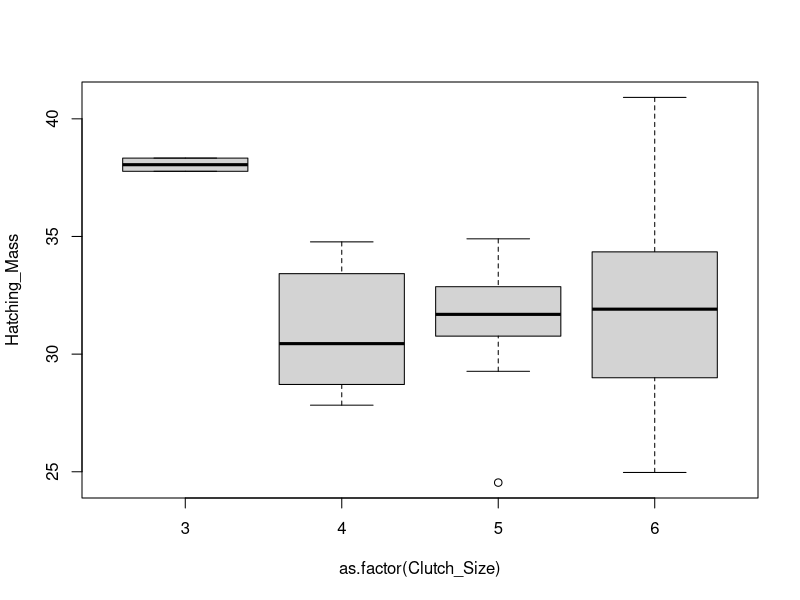
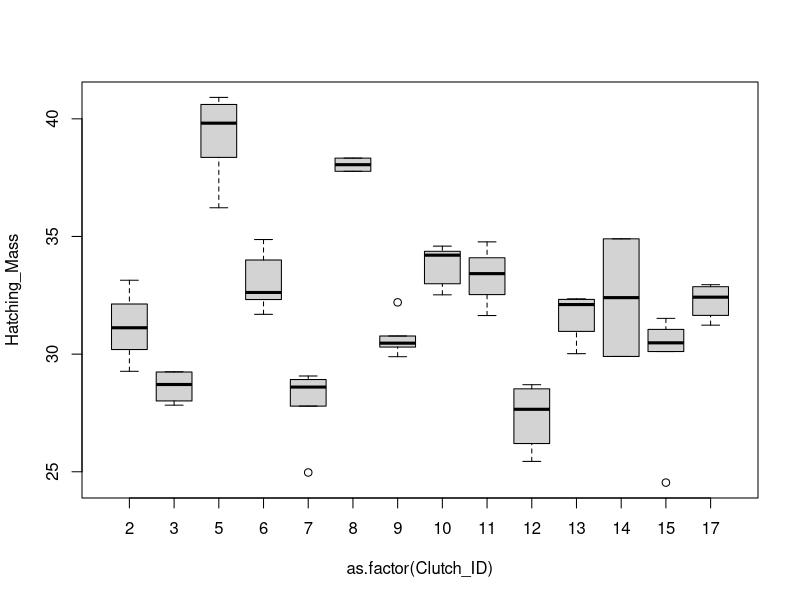

These figures' R source, in order: (Note: this script raises an error after producing the figures.)
setwd("/Users/anetfilipova/Library/CloudStorage/Box-Box/TS_Lab_GopherTortoises/Data_Analysis")

datum1 <- read.csv("Tortoise_mass.csv")
head(datum1)

install.packages("nlme")
library(nlme)


## #Describe/Define your variable
##Clutch_size means all 81 eggs including the ones that were found rotten in the field, as well as those that were brought to the lab but didn't hatch##
##Growth rate is taking into account the mass at hatching and the mass up until 14 weeks of measurement##

#plotting the differences in tortoise mass as a response of clutch size##
plot(Hatching_Mass~as.factor(Clutch_Size), data=datum1)

#plotting the differences in tortoise mass as a response of clutch size##
plot(Hatching_Mass~as.factor(Clutch_ID), data=datum1)


###Depth is defined at depth to the top (1st) egg found in the nest; it ranges from 5 to 22cm ##
##testing the effects of clutch size and nest depth on the individuals' growth rates##
#### Is there a Relationship between clutch size and tortoise hatching mass?
## We use Clutch_ID as a random effect to take into account that clutch effect since there multiple hatchlings from each clutch?
##Fit a linear mixed-effects model
#No interactions

lme_results_Mass.Clutch <- lme(Hatching_Mass ~ Clutch_Size + Depth, data = datum1, random = ~1|Clutch_ID)
summary(lme_results_Mass.Clutch)
intervals(lme_results_Mass.Clutch)
plot (results_Mass.Clutch)

lme_results_SCL.Clutch <- lme(SCL ~ Clutch_Size+Depth, data = datum1, random = ~1|Clutch_ID)
summary(lme_results_SCL.Clutch)
plot(results_SCL.clutch)

lme_results_Growth.Clutch <- lme(Growth_rate_measurement_1_10 ~ Clutch_Size + Depth, data = datum1, random = ~1|Clutch_ID)
summary(lme_results_Growth.Clutch)
intervals(lme_results_Growth.Clutch)
plot(lme_results_Growth.Clutch)

###running an F-drop to see whether the more complicated model including the random effect (Clutch_ID) is a better fit to the data##
lme_results_Mass.Clutch <- lme(Hatching_Mass ~ Clutch_Size + Depth, data = datum1, random = ~1|Clutch_ID)
results_Mass.Clutch_1 <-lm(Hatching_Mass ~ Clutch_Size + Depth, data = datum1)
anova(results_Mass.Clutch,results_Mass.Clutch_1)

lme_results_SCL.Clutch <- lme(SCL ~ Clutch_Size+Depth, data = datum1, random = ~1|Clutch_ID)
lme_results_SCL.Clutch_1 <-lm(SCL ~ Clutch_Size+Depth, data = datum1)
anova(lme_results_SCL.Clutch,lme_results_SCL.Clutch_1)

lme_results_Growth.Clutch <- lme(Growth_rate_measurement_1_10 ~ Clutch_Size + Depth, data = datum1, random = ~1|Clutch_ID)
lme_results_Growth.Clutch_1 <-lm(Growth_rate_measurement_1_10 ~ Clutch_Size + Depth, data = datum1)
anova(lme_results_Growth.Clutch,lme_results_Growth.Clutch_1)

##testing for the effect of egg position (top, middle, bottom) in the nest on the hatchling success from all 81 eggs##
datum2=read.csv('Egg_position.csv')
head(datum2)

datum2$Position <- as.factor(datum2$Position)

results_hatch.success=glm(Survived ~ Position, data = datum2, family = binomial)
summary(results_hatch.success)
exp(confint(results_hatch.success))

##running a likelihood ratio test to compare whether the F-drop test and the likelihood ratio test produce the same p-value to check for the effect of the random effect##
install.packages("lme4")
install.packages("lmerTest")
library(lme4)
library(lmerTest)

#lme_results_Mass.Clutch <- lmer(Hatching_Mass ~ Clutch_Size + Depth,random = + (1|Clutch_ID), data = datum1)
lme_results_Mass.Clutch <- lmer(Hatching_Mass ~ Clutch_Size + (1 | Clutch_ID), data = datum1)
likelihood_ratio_test <- anova(lme_results_Mass.Clutch, refit = FALSE)

print(likelihood_ratio_test) 
